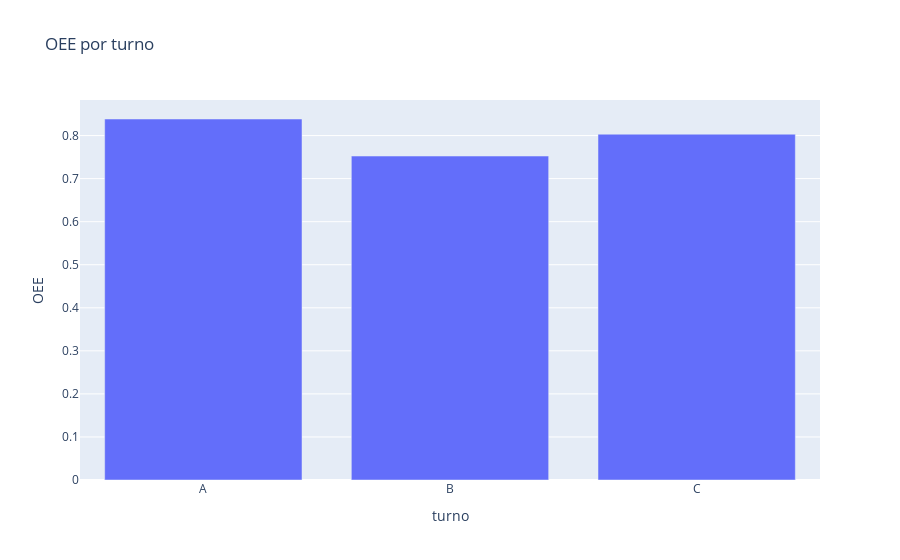

Notebook source saved alongside this figure:
### Markdown cell above
## 🏗️ Arquitectura MES/ERP/SCADA
- Ingesta PLC/SCADA/IoT; normalización de señales y series de tiempo.
- Integración MES/ERP; features para visión y mantenimiento.
- Tableros de línea/planta y alertas.

### Code cell
# Visual: OEE por turno
import plotly.express as px
fig = px.bar(turnos, x='turno', y='OEE', title='OEE por turno')
fig.show()

### Figure 1 — Plotly figure (JSON) as saved in the notebook; plotly's stock layout.template omitted (floating-point values rounded to 4 significant figures)
{"data": [{"hovertemplate": "turno=%{x}<br>OEE=%{y}<extra></extra>", "legendgroup": "", "marker": {"color": "#636efa", "pattern": {"shape": ""}}, "name": "", "orientation": "v", "showlegend": false, "textposition": "auto", "type": "bar", "x": ["A", "B", "C"], "xaxis": "x", "y": [0.8385, 0.7524, 0.8032], "yaxis": "y"}], "layout": {"barmode": "relative", "legend": {"tracegroupgap": 0}, "title": {"text": "OEE por turno"}, "xaxis": {"anchor": "y", "domain": [0, 1], "title": {"text": "turno"}}, "yaxis": {"anchor": "x", "domain": [0, 1], "title": {"text": "OEE"}}}}
